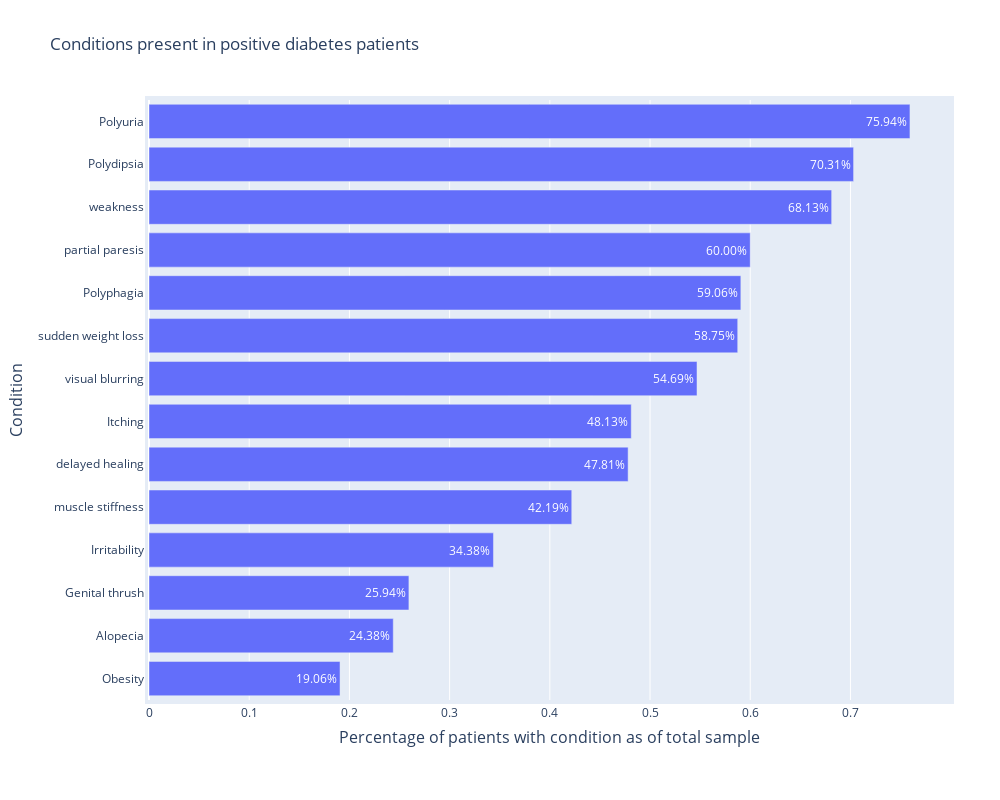

Notebook code cell kept with this figure:
### Markdown cell above
There are 13 distinct conditions in the dataset. We see that seven conditions are present in more than 50% of the patients. Contrary to conventional wisdom, obesity is the least important condition for people with diabetes.

### Code cell
# Plot conditions present in diabetes patients
fig = px.bar(conditions_df, x='Percentage', y='Condition', text='Percentage', width=1000,height=600,title="Conditions present in positive diabetes patients")
fig.update_traces(texttemplate='%{text:.2%}', textposition='inside')
fig.update_layout(
    uniformtext_minsize=12, 
    uniformtext_mode='hide',
    autosize=False,
    width=1000,
    height=800,
    margin=dict(
        l=50,
        r=50,
        b=100,
        t=100,
        pad=4,
    ),
     yaxis=dict(
        title_text='Condition',
        titlefont=dict(size=16)
    ),
    xaxis=dict(
        title_text="Percentage of patients with condition as of total sample",
        titlefont=dict(size=16)
    ),
    paper_bgcolor="white"
)
fig.show()

### Figure 1 — Plotly figure (JSON) as saved in the notebook; plotly's stock layout.template omitted (floating-point values rounded to 4 significant figures)
{"data": [{"alignmentgroup": "True", "hovertemplate": "Percentage=%{text}<br>Condition=%{y}<extra></extra>", "legendgroup": "", "marker": {"color": "#636efa", "pattern": {"shape": ""}}, "name": "", "offsetgroup": "", "orientation": "h", "showlegend": false, "text": ["0.190625", "0.24375", "0.259375", "0.34375", "0.421875", "0.478125", "0.48125", "0.546875", "0.5875", "0.590625", "0.6", "0.68125", "0.703125", "0.759375"], "textposition": "inside", "texttemplate": "%{text:.2%}", "type": "bar", "x": [0.1906, 0.2437, 0.2594, 0.3438, 0.4219, 0.4781, 0.4813, 0.5469, 0.5875, 0.5906, 0.6, 0.6813, 0.7031, 0.7594], "xaxis": "x", "y": ["Obesity", "Alopecia", "Genital thrush", "Irritability", "muscle stiffness", "delayed healing", "Itching", "visual blurring", "sudden weight loss", "Polyphagia", "partial paresis", "weakness", "Polydipsia", "Polyuria"], "yaxis": "y"}], "layout": {"autosize": false, "barmode": "relative", "height": 800, "legend": {"tracegroupgap": 0}, "margin": {"b": 100, "l": 50, "pad": 4, "r": 50, "t": 100}, "paper_bgcolor": "white", "title": {"text": "Conditions present in positive diabetes patients"}, "uniformtext": {"minsize": 12, "mode": "hide"}, "width": 1000, "xaxis": {"anchor": "y", "domain": [0, 1], "title": {"font": {"size": 16}, "text": "Percentage of patients with condition as of total sample"}}, "yaxis": {"anchor": "x", "domain": [0, 1], "title": {"font": {"size": 16}, "text": "Condition"}}}}
